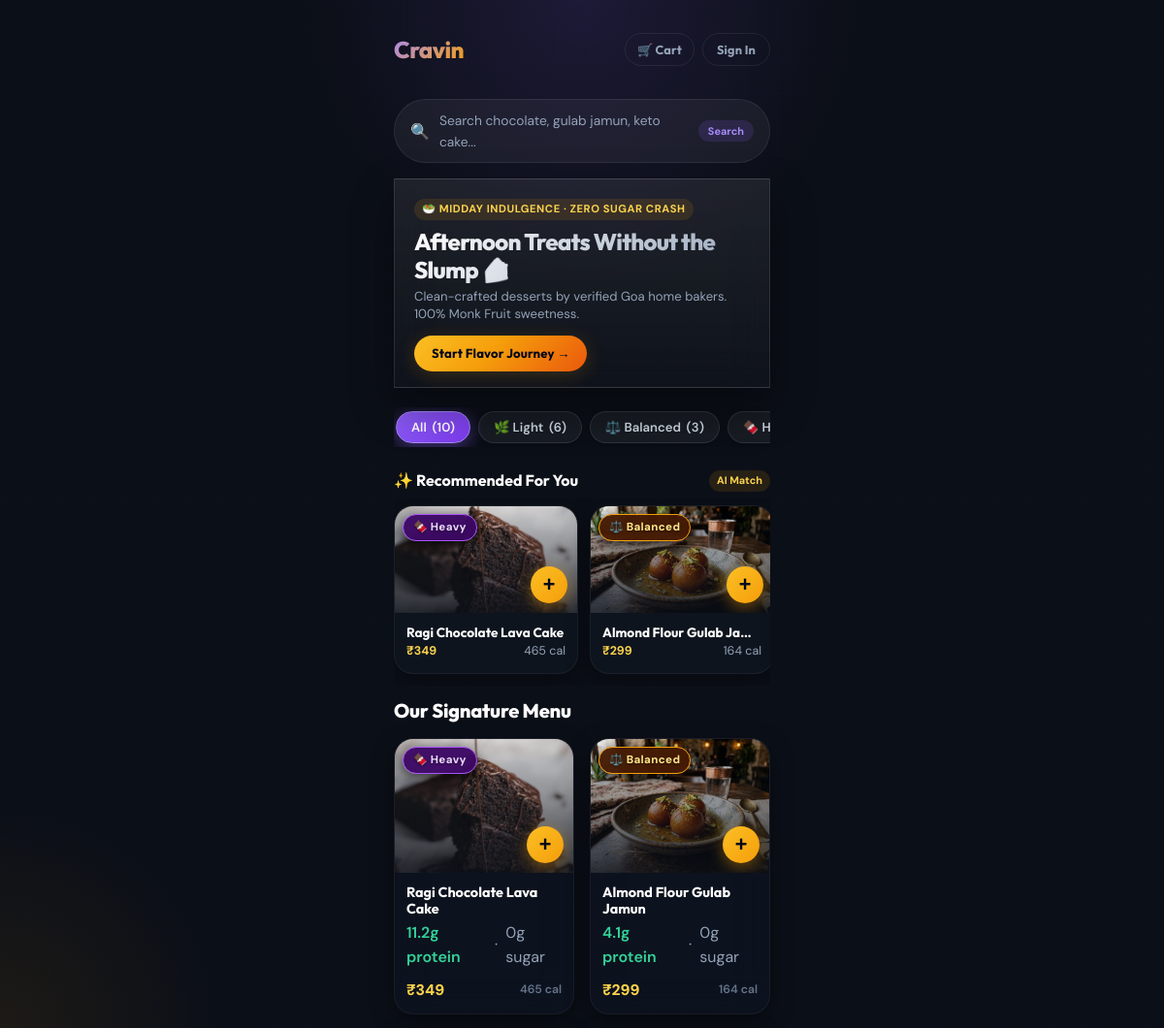
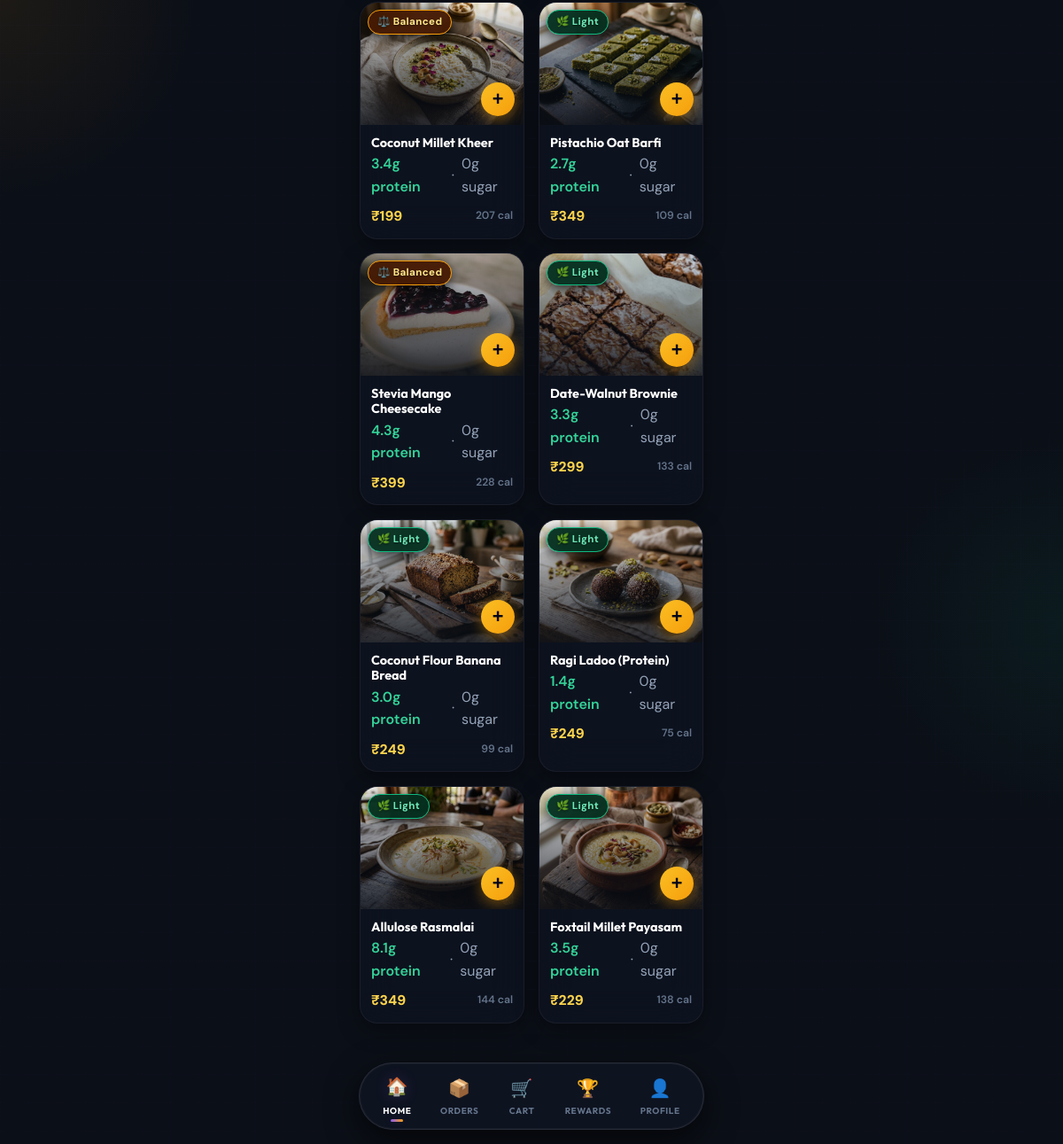
The app's page /app/ with its own data (2 pictures, top to bottom).
### app/models/dessert.py (models this page shows, shortened)
class Dessert(Base):
    __tablename__ = "desserts"
    id: Mapped[str] = mapped_column(String(36), primary_key=True, default=lambda: str(uuid.uuid4()))
    name: Mapped[str] = mapped_column(String(200))
    description: Mapped[str] = mapped_column(Text, default="")
    short_description: Mapped[str] = mapped_column(String(300), default="")
    image_url: Mapped[str | None] = mapped_column(String(500), nullable=True)
    base_ingredients: Mapped[list] = mapped_column(JSON, default=list)
    recipe_steps: Mapped[list] = mapped_column(JSON, default=list)
    serving_size_g: Mapped[float] = mapped_column(Float, default=100.0)
    servings_per_recipe: Mapped[int] = mapped_column(Integer, default=1)
    calories: Mapped[float] = mapped_column(Float, default=0.0)
    protein_g: Mapped[float] = mapped_column(Float, default=0.0)
    carbs_g: Mapped[float] = mapped_column(Float, default=0.0)
    fat_g: Mapped[float] = mapped_column(Float, default=0.0)
    fiber_g: Mapped[float] = mapped_column(Float, default=0.0)
    sugar_equivalent_g: Mapped[float] = mapped_column(Float, default=0.0)
    full_nutrition: Mapped[dict | None] = mapped_column(JSON, nullable=True)
    tag: Mapped[str] = mapped_column(String(20), default="balanced")  # light, balanced, heavy
    allergens: Mapped[list] = mapped_column(JSON, default=list)  # ["nuts", "dairy", "gluten"]
    dietary_flags: Mapped[list] = mapped_column(JSON, default=list)  # ["vegan", "eggless", "gluten-free"]
    price: Mapped[float] = mapped_column(Float, default=0.0)  # INR
    is_ai_generated: Mapped[bool] = mapped_column(Boolean, default=False)
    ai_generation_prompt: Mapped[str | None] = mapped_column(Text, nullable=True)
    approval_status: Mapped[str] = mapped_column(String(20), default="approved")
    approved_by: Mapped[str | None] = mapped_column(String(36), nullable=True)
    baker_id: Mapped[str | None] = mapped_column(String(36), ForeignKey("bakers.id"), nullable=True)
    is_active: Mapped[bool] = mapped_column(Boolean, default=True)
    is_signature: Mapped[bool] = mapped_column(Boolean, default=False)  # platform signature items
    order_count: Mapped[int] = mapped_column(Integer, default=0)
    created_at: Mapped[datetime] = mapped_column(DateTime, default=datetime.utcnow)
    updated_at: Mapped[datetime] = mapped_column(DateTime, default=datetime.utcnow, onupdate=datetime.utcnow)
    baker: Mapped["Baker | None"] = relationship("Baker", back_populates="desserts", lazy="selectin")
    ingredients: Mapped[list["DessertIngredient"]] = relationship("DessertIngredient", back_populates="dessert", lazy="selectin")
    modifiers: Mapped[list["DessertModifier"]] = relationship("DessertModifier", back_populates="dessert", lazy="selectin")

### app/main.py (the view)
@app.get("/app/", response_class=HTMLResponse)
async def customer_home(request: Request, db: AsyncSession = Depends(get_db)):
    user = await get_template_user(request, db)
    result = await db.execute(
        select(Dessert).where(Dessert.is_active == True, Dessert.approval_status == "approved")
        .order_by(Dessert.order_count.desc())
    )
    desserts = result.scalars().all()
    from app.services.recommendation import get_recommendations
    recommended = await get_recommendations(
        user_id=user["id"] if user else None,
        db=db,
        context={"time": "evening", "weather": "warm"},
        limit=4,
    )
    return TR(request, "customer/home.html", {
        "user": user,
        "desserts": desserts,
        "recommended": recommended,
        "featured": desserts[:3] if desserts else [],
    })

### app/templates/customer/home.html (shortened to what this page needs)
{% extends "base.html" %}
{% block content %}
<div class="page-content">
    <div class="top-bar">
        <div class="logo">Crav<span style="color: var(--honey);">in</span></div>
        <div class="flex items-center gap-2">
            <a href="/app/cart" class="btn btn-outline btn-sm" style="position: relative; display: inline-flex; align-items: center; gap: 6px; padding: 6px 12px; font-size: 0.8rem; font-weight: 700; border-radius: 9999px;">
                <span>🛒 Cart</span>
            </a>
            {% if user %}
            <a href="/app/profile" class="btn btn-ghost btn-icon" title="Profile" style="width: 36px; height: 36px; border-radius: 50%; display: flex; align-items: center; justify-content: center; background: rgba(255,255,255,0.05);">👤</a>
            {% else %}
            <a href="/app/login" class="btn btn-outline btn-sm" style="padding: 6px 14px; font-size: 0.8rem; font-weight: 700; border-radius: 9999px;">Sign In</a>
            {% endif %}
        </div>
    </div>
    <div class="search-container mb-4 animate-fade-in-up" onclick="openSearchOverlay()" style="cursor: pointer;">
        <div class="search-box" style="pointer-events: none; border-radius: 9999px; background: rgba(255,255,255,0.05); border: 1.5px solid rgba(255,255,255,0.08); padding: 10px 16px;">
            <span class="search-icon" style="font-size: 1rem; color: var(--text-tertiary);">🔍</span>
            <span style="color: #94A3B8; font-size: 0.86rem; flex: 1;">Search chocolate, gulab jamun, keto cake...</span>
            <span class="badge" style="background: rgba(139, 92, 246, 0.15); color: var(--jamun-light); font-size: 0.68rem; font-weight: 700; padding: 3px 10px; border-radius: 9999px;">Search</span>
        </div>
    </div>
    <div class="hero-glass mb-4 animate-fade-in-up" style="padding: var(--space-4) var(--space-5); border-radius: var(--radius-2xl);">
        <div style="position: relative; z-index: 1;">
            <span class="badge mb-2" id="hero-greeting-tag" style="background: rgba(245, 158, 11, 0.12); color: var(--honey-light); font-size: 0.7rem; font-weight: 700; letter-spacing: 0.05em;">ZERO SUGAR · ZERO MAIDA</span>
            <h1 class="text-display mb-1" id="hero-heading" style="font-size: 1.5rem; font-weight: 800; color: #FFFFFF; line-height: 1.2;">Desserts that love you back 🍰</h1>
            <p class="text-muted mb-3" id="hero-subtext" style="font-size: 0.82rem; line-height: 1.4;">Freshly baked in Goa with 100% Monk Fruit & certified home kitchens.</p>
            {% if not user %}
            <a href="/app/register" class="btn btn-primary btn-sm" style="padding: 8px 18px; font-weight: 700; font-size: 0.82rem; border-radius: 9999px;">Start Flavor Journey →</a>
            {% elif not user.onboarding_complete %}
            <a href="/app/onboarding" class="btn btn-primary btn-sm" style="padding: 8px 18px; font-weight: 700; font-size: 0.82rem; border-radius: 9999px;">Take Flavor DNA Quiz 🧬</a>
            {% endif %}
        </div>
    </div>
    <div class="filter-sticky-wrapper">
        <div class="filter-container">
            <button type="button" class="filter-btn active" data-tag="all" onclick="filterDesserts('all', this)">
                All <span class="filter-count" id="count-all">({{ desserts|length }})</span>
            </button>
            <button type="button" class="filter-btn" data-tag="light" onclick="filterDesserts('light', this)">
                🌿 Light <span class="filter-count" id="count-light"></span>
            </button>
            <button type="button" class="filter-btn" data-tag="balanced" onclick="filterDesserts('balanced', this)">
                ⚖️ Balanced <span class="filter-count" id="count-balanced"></span>
            </button>
            <button type="button" class="filter-btn" data-tag="heavy" onclick="filterDesserts('heavy', this)">
                🍫 Heavy
            </button>
        </div>
    </div>
    {% if recommended %}
    <div class="mb-5">
        <div class="flex items-center justify-between mb-3">
            <h3 style="font-size: 1rem; font-weight: 700; color: #FFFFFF;">✨ Recommended For You</h3>
            <span class="badge" style="background: rgba(245, 158, 11, 0.12); color: var(--honey-light); font-size: 0.68rem;">AI Match</span>
        </div>
        <div class="no-scrollbar horizontal-carousel" style="display: flex; gap: var(--space-3); overflow-x: auto; padding: 8px 4px 12px 4px; margin-top: -6px; margin-bottom: -6px; scroll-snap-type: x mandatory; -webkit-overflow-scrolling: touch; scrollbar-width: none; -ms-overflow-style: none;">
            {% for dessert in recommended %}
            <div class="card dessert-card" style="min-width: 190px; max-width: 190px; flex-shrink: 0; scroll-snap-align: start; border-radius: var(--radius-xl); overflow: hidden; border: 1px solid var(--border-subtle); cursor: pointer;">
                <a href="/app/dessert/{{ dessert.id }}" style="text-decoration: none; color: inherit; display: block;">
                    <div class="card-img-container" style="height: 110px; width: 100%; position: relative; background: #161E30;">
                        {% if dessert.image_url %}
                        <img src="{{ dessert.image_url }}" alt="{{ dessert.name }}" loading="lazy" class="food-img" style="width: 100%; height: 100%; object-fit: cover;">
                        {% else %}
                        <div style="width: 100%; height: 100%; display: flex; align-items: center; justify-content: center; font-size: 2.2rem;">🍰</div>
                        {% endif %}
                        <span class="food-img-tag tag-{{ dessert.tag }}">
                            {% if dessert.tag == 'light' %}🌿 Light{% elif dessert.tag == 'heavy' %}🍫 Heavy{% else %}⚖️ Balanced{% endif %}
                        </span>
                        <button type="button" class="btn-quick-add" title="Quick Add to Cart"
                                onclick="event.preventDefault(); event.stopPropagation(); quickAddToCart('{{ dessert.id }}', '{{ dessert.name|replace('\'', '\\\'') }}', {{ dessert.price }}, {{ dessert.calories }});">
                            +
                        </button>
                    </div>
                    <div style="padding: var(--space-3);">
                        <h5 style="font-size: 0.85rem; font-weight: 700; color: #FFFFFF; margin-bottom: 2px; white-space: nowrap; overflow: hidden; text-overflow: ellipsis;">{{ dessert.name }}</h5>
                        <div class="flex items-center justify-between" style="font-size: 0.78rem;">
                            <span style="font-weight: 700; color: var(--honey-light);">₹{{ dessert.price|int }}</span>
                            <span class="text-muted">{{ dessert.calories|int }} cal</span>
                        </div>
                    </div>
                </a>
            </div>
            {% endfor %}
        </div>
    </div>
    {% endif %}
    <h2 class="mb-4" style="color: #FFFFFF; font-size: 1.25rem; font-weight: 800;">Our Signature Menu</h2>
    <div class="grid-2 stagger mb-6" id="dessert-grid" style="gap: var(--space-4);">
        {% for dessert in desserts %}
        <div class="card dessert-card" data-tag="{{ dessert.tag }}" style="border-radius: var(--radius-xl); overflow: hidden; border: 1px solid var(--border-subtle); background: var(--bg-surface-glass); cursor: pointer;">
            <a href="/app/dessert/{{ dessert.id }}" style="text-decoration: none; color: inherit; display: block;">
                <div class="card-img-container" style="width: 100%; aspect-ratio: 4/3; position: relative; overflow: hidden; background: #161E30;">
                    {% if dessert.image_url %}
                    <img src="{{ dessert.image_url }}" alt="{{ dessert.name }}" loading="lazy" class="food-img" style="width: 100%; height: 100%; object-fit: cover;">
                    {% else %}
                    <div style="width: 100%; height: 100%; display: flex; align-items: center; justify-content: center; font-size: 3rem;">🍰</div>
                    {% endif %}
                    <span class="food-img-tag tag-{{ dessert.tag }}">
                        {% if dessert.tag == 'light' %}🌿 Light{% elif dessert.tag == 'heavy' %}🍫 Heavy{% else %}⚖️ Balanced{% endif %}
                    </span>
                    <button type="button" class="btn-quick-add" title="Quick Add to Cart"
                            onclick="event.preventDefault(); event.stopPropagation(); quickAddToCart('{{ dessert.id }}', '{{ dessert.name|replace('\'', '\\\'') }}', {{ dessert.price }}, {{ dessert.calories }});">
                        +
                    </button>
                </div>
                <div style="padding: var(--space-3);">
                    <h4 style="font-size: 0.9rem; font-weight: 700; color: #FFFFFF; margin-bottom: 2px;">{{ dessert.name }}</h4>
                    <div class="flex items-center gap-2 text-xs text-muted mb-2">
                        <span style="color: var(--pista-light); font-weight: 600;">{{ dessert.protein_g|round(1) }}g protein</span>
                        <span>·</span>
                        <span>0g sugar</span>
                    </div>
                    <div class="flex items-center justify-between">
                        <span style="font-size: 0.98rem; font-weight: 800; color: var(--honey-light);">₹{{ dessert.price|int }}</span>
                        <span style="font-size: 0.76rem; font-weight: 600; color: var(--text-tertiary);">{{ dessert.calories|int }} cal</span>
                    </div>
                </div>
            </a>
        </div>
        {% endfor %}
    </div>
</div>
{% endblock %}
{% block nav %}
<nav class="bottom-nav">
    <a href="/app/" class="active">
        <span class="nav-icon">🏠</span>
        <span>Home</span>
    </a>
    <a href="/app/orders">
        <span class="nav-icon">📦</span>
        <span>Orders</span>
    </a>
    <a href="/app/cart" style="position: relative;">
        <span class="nav-icon">🛒</span>
        <span>Cart</span>
    </a>
    <a href="/app/rewards">
        <span class="nav-icon">🏆</span>
        <span>Rewards</span>
    </a>
    <a href="/app/profile">
        <span class="nav-icon">👤</span>
        <span>Profile</span>
    </a>
</nav>
{% endblock %}

### app/templates/base.html (shortened to what this page needs)
<!DOCTYPE html>
<html lang="en">
<head>
    <link rel="stylesheet" href="/static/css/design-system.css?v=5">
</head>
<body>
    {% block body %}
    <div class="page">
        <div class="container">
            {% block content %}{% endblock %}
        </div>
    </div>
    {% endblock %}
    {% block nav %}{% endblock %}
</body>
</html>

### app/templates/customer/home.html (style rules this page uses)
.food-img-tag { position: absolute !important; top: 8px !important; left: 8px !important; z-index: 5 !important; font-size: 0.72rem !important; font-weight: 800 !important; padding: 4px 10px !important; border-radius: 9999px !important; letter-spacing: 0.03em !important; display: inline-flex !important; align-items: center !important; gap: 4px !important; backdrop-filter: blur(12px) !important; -webkit-backdrop-filter: blur(12px) !important; box-shadow: 0 4px 14px rgba(0, 0, 0, 0.75) !important; }
.food-img-tag.tag-light { background: rgba(4, 47, 31, 0.95) !important; color: #6EE7B7 !important; border: 1.5px solid #10B981 !important; text-shadow: 0 1px 2px rgba(0,0,0,0.5) !important; }
.food-img-tag.tag-balanced { background: rgba(69, 26, 3, 0.95) !important; color: #FDE68A !important; border: 1.5px solid #F59E0B !important; text-shadow: 0 1px 2px rgba(0,0,0,0.5) !important; }
.food-img-tag.tag-heavy { background: rgba(59, 7, 100, 0.95) !important; color: #E9D5FF !important; border: 1.5px solid #A855F7 !important; text-shadow: 0 1px 2px rgba(0,0,0,0.5) !important; }
.filter-sticky-wrapper { background: transparent !important; backdrop-filter: none !important; -webkit-backdrop-filter: none !important; padding: 4px 0; margin-bottom: 1.25rem; }
.filter-container { display: flex; gap: 0.5rem; overflow-x: auto; padding: 4px 2px; -webkit-overflow-scrolling: touch; scrollbar-width: none; }
.filter-btn { padding: 7px 15px; border-radius: 9999px; font-size: 0.82rem; font-weight: 600; font-family: inherit; cursor: pointer; outline: none !important; transition: transform 0.2s cubic-bezier(0.34, 1.56, 0.64, 1), box-shadow 0.2s ease, background 0.2s ease, border-color 0.2s ease; display: inline-flex; align-items: center; gap: 0.35rem; white-space: nowrap; background: rgba(255, 255, 255, 0.05); color: #CBD5E1; border: 1px solid rgba(255, 255, 255, 0.1); box-shadow: 0 2px 8px rgba(0, 0, 0, 0.2); appearance: none; -webkit-appearance: none; }
.filter-btn[data-tag="all"].active { background: linear-gradient(135deg, #8B5CF6 0%, #7C3AED 100%) !important; color: #FFFFFF !important; border-color: #A78BFA !important; box-shadow: 0 4px 18px rgba(139, 92, 246, 0.45) !important; }

### records on screen
Dessert: image_url (picture), tag "🍫 Heavy", name "Ragi Chocolate Lava Cake", price "349", calories "465", protein_g "11.2"
Dessert: image_url (picture), tag "⚖️ Balanced", name "Almond Flour Gulab Ja…", price "299", calories "164", name "Almond Flour Gulab Jamun", protein_g "4.1"
Dessert: image_url (picture), tag "⚖️ Balanced", name "Coconut Millet Kheer", protein_g "3.4", price "199", calories "207"
Dessert: image_url (picture), tag "🌿 Light", name "Pistachio Oat Barfi", protein_g "2.7", price "349", calories "109"
Dessert: image_url (picture), tag "⚖️ Balanced", name "Stevia Mango Cheesecake", protein_g "4.3", price "399", calories "228"
Dessert: image_url (picture), tag "🌿 Light", name "Date-Walnut Brownie", protein_g "3.3", price "299", calories "133"
Dessert: image_url (picture), tag "🌿 Light", name "Coconut Flour Banana Bread", protein_g "3.0", price "249", calories "99"
Dessert: image_url (picture), tag "🌿 Light", name "Ragi Ladoo (Protein)", protein_g "1.4", price "249", calories "75"
Dessert: image_url (picture), tag "🌿 Light", name "Allulose Rasmalai", protein_g "8.1", price "349", calories "144"
Dessert: image_url (picture), tag "🌿 Light", name "Foxtail Millet Payasam", protein_g "3.5", price "229", calories "138"

### other values on screen
{{ desserts|length }} "10"
